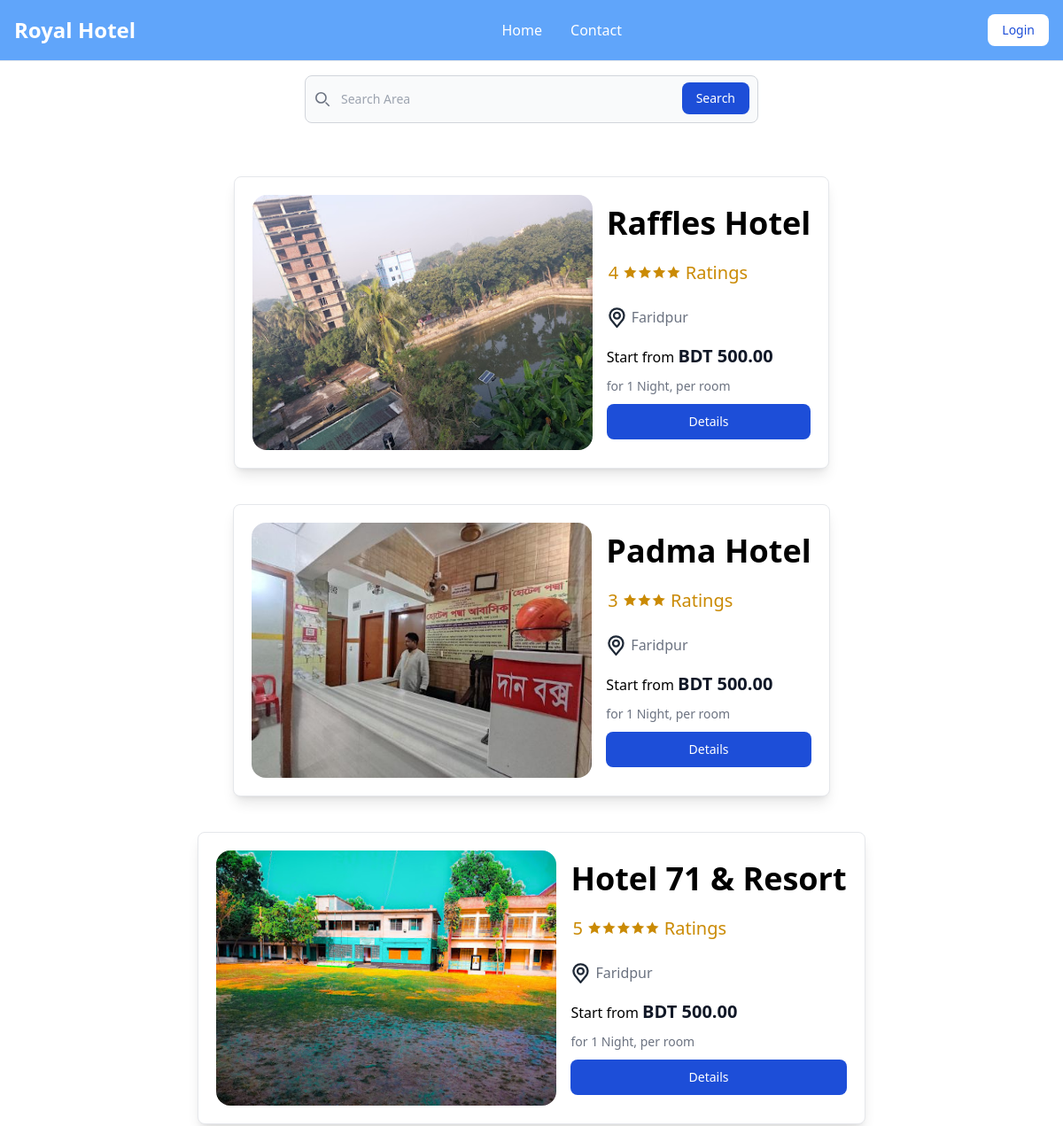
Before: / (upper part) with the older database file.
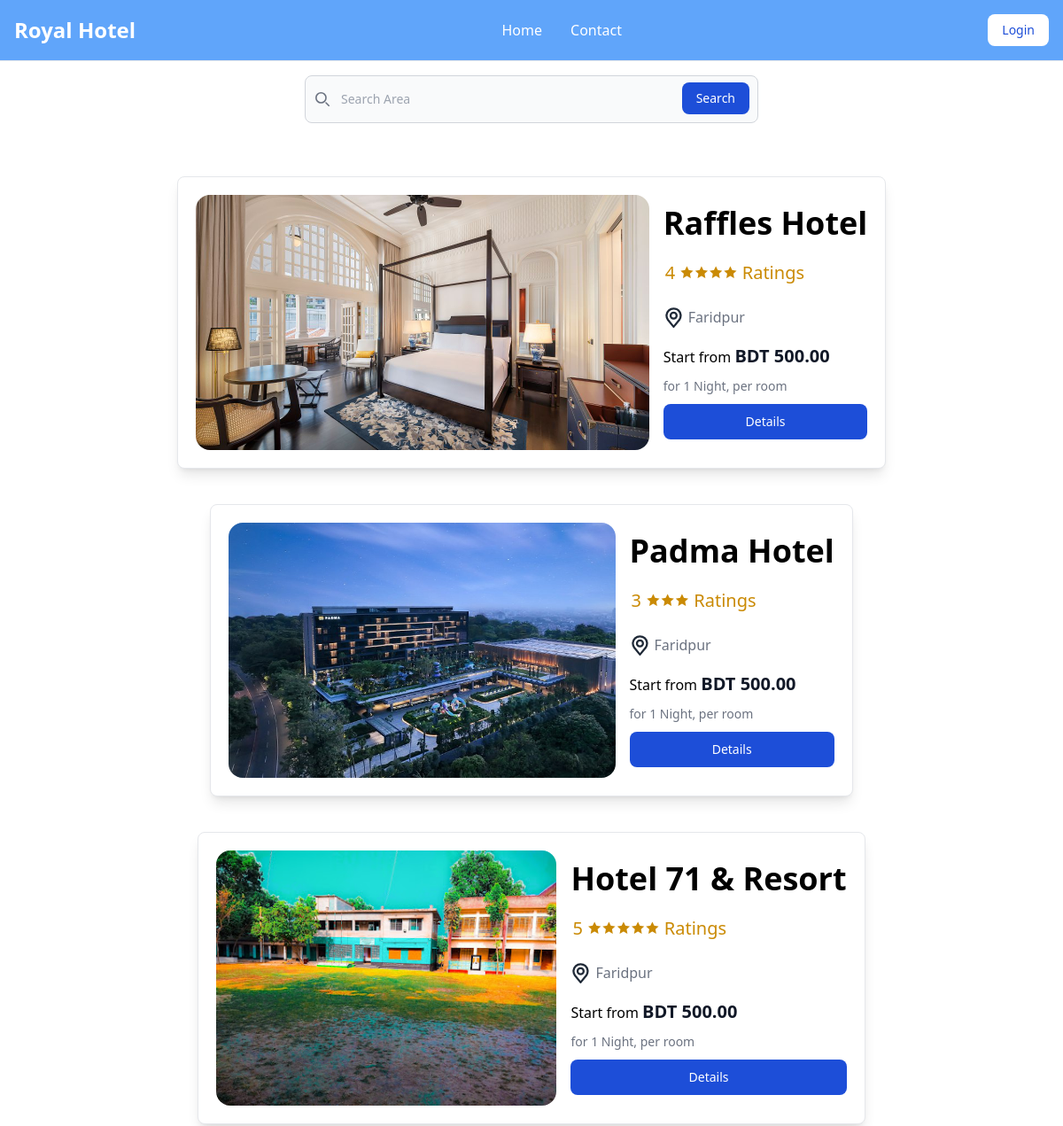
After: the same page with the newer database file.
### home/models.py (models this page shows, shortened)
class RoyalHotelModel(models.Model):
    name = models.CharField(max_length=50)
    address = models.TextField(max_length=60)
    description = models.TextField(max_length=200)
    photos = models.ImageField(upload_to="static/photos/", null=True, blank=True)
    reviews = models.ManyToManyField(User, through="User_Reviews")
    cost_per_day = models.DecimalField(
        max_digits=10, decimal_places=2, null=True, default=500
    )
    average_rating = models.IntegerField(default=0)
    class Meta:
        verbose_name_plural = "Royal Hotel's"

### home/views.py (the view)
# urls.py: path("", home, name="home"),
def home(request):
    query = request.GET.get("search", "")
    hotels = None
    if query:
        hotels = RoyalHotelModel.objects.filter(Q(address__icontains=query))
    else:
        hotels = RoyalHotelModel.objects.all()
    return render(request, "index.html", {"hotels": hotels})

### home/templatetags/my_filters.py (called while the page is built)
@register.filter(name="stars")
def stars(value):
    if value == 0:
        return "No reviews yet"
    star = f"{value} {'&#128970;' * value} Ratings"
    return mark_safe(star)

### templates/index.html (shortened to what this page needs)
{% extends 'base.html' %}
{% load static %}
{% load my_filters %}
{% block content %}
<div style="width: 50%;margin: auto;">
    <form class="mt-4" method="get">
        <div class="relative">
            <div class="absolute inset-y-0 left-0 flex items-center pl-3 pointer-events-none">
            </div>
            <input type="search" name="search"
                class="block w-full p-4 pl-10 text-sm text-gray-900 border border-gray-300 rounded-lg bg-gray-50 focus:ring-blue-500 focus:border-blue-500 "
                placeholder="Search Area" required>
            <button type="submit"
                class="text-white absolute right-2.5 bottom-2.5 bg-blue-700 hover:bg-blue-800 focus:ring-4 focus:outline-none focus:ring-blue-300 font-medium rounded-lg text-sm px-4 py-2 ">Search</button>
        </div>
    </form>
</div>
<div style="justify-items: center;" class="grid grid-cols-1 mt-10">
    {% for hotel in hotels %}
    <div class="bg-white border border-gray-200 rounded-lg shadow-lg flex-row lg:flex m-5 p-5 items-center">
        <img class="rounded-2xl h-72 " src="{{ hotel.photos.url }}" alt="product image" />
        <div class="flex flex-col gap-y-2.5 pl-4">
            <h2 class="text-4xl font-bold">{{ hotel.name }}</h2>
            <div class="mt-2.5 mb-3 flex rounded border-gray-300 p-0.5 text-xl text-yellow-600">
                {{hotel.average_rating|stars}}
            </div>
            <div class="flex flex-row gap-1">
                <h4 class="mb-2 text-gray-500">
                    {{hotel.address}}</h4>
            </div>
            <div class="items-center">Start from
                <span class="text-xl font-bold text-gray-900 "> BDT {{hotel.cost_per_day}} </span>
            </div>
            <span class="text-sm text-gray-500">for 1 Night, per room</span>
            <a href="{% url 'hotel_detail' hotel.id %}"
                class="text-white bg-blue-700 hover:bg-blue-800 focus:ring-4 focus:outline-none focus:ring-blue-300 font-medium rounded-lg text-sm px-5 py-2.5 text-center ">Details</a>
        </div>
    </div>
    {% endfor %}
</div>
{% endblock %}

### templates/base.html (shortened to what this page needs)
<!doctype html>
<html>
<head>
    <script src="https://cdn.tailwindcss.com"></script>
</head>
<body>
    {% include "nav.html" %}
    <div class="container mx-auto">
        {% block content %}
        {% endblock content %}
    </div>
</body>
</html>

### templates/nav.html (shortened to what this page needs)
<nav class="bg-blue-400  w-full z-20 top-0 left-0 border-b border-gray-200">
    <div class="max-w-screen-xl flex flex-wrap items-center justify-between mx-auto p-4">
        <a href="{% url 'home' %}" class="flex items-center">
            <span class="self-center text-2xl font-semibold whitespace-nowrap text-white">Royal Hotel</span>
        </a>
        <div class="flex md:order-2">
            {% if user.is_authenticated %}
            <a type="button" href="{% url 'dashboard' %}"
                class="text-blue-700 bg-white  hover:bg-blue-500 hover:text-white focus:ring-4 focus:outline-none focus:ring-blue-300 font-medium rounded-lg text-sm px-4 py-2 text-center mr-3 md:mr-0  ">Dashboard</a>
            {% else %}
            <a type="button" href="{% url 'login' %}"
                class="text-blue-700 bg-white  hover:bg-blue-500 hover:text-white focus:ring-4 focus:outline-none focus:ring-blue-300 font-medium rounded-lg text-sm px-4 py-2 text-center mr-3 md:mr-0  ">Login</a>
            {% endif %}
        </div>
        <div class="items-center justify-between hidden w-full md:flex md:w-auto md:order-1" id="navbar-sticky">
            <ul
                class="flex flex-col p-4 md:p-0 mt-4 font-medium border border-gray-100 rounded-lg  md:flex-row md:space-x-8 md:mt-0 md:border-0 ">
                <li>
                    <a href="{% url 'home' %}"
                        class="block py-2 pl-3 pr-4 md:hover:bg-transparent md:hover:text-blue-700 text-white rounded md:bg-transparent  md:p-0">Home</a>
                </li>
                <li>
                    <a href="#"
                        class="block py-2 pl-3 pr-4 md:hover:bg-transparent md:hover:text-blue-700 text-white rounded hover:bg-gray-100 md:hover:bg-transparent md:p-0">Contact</a>
                </li>
            </ul>
        </div>
    </div>
</nav>

Changed rows visible on the page:
changed RoyalHotelModel "Raffles Hotel": photos: a different picture
changed RoyalHotelModel "Padma Hotel": photos: a different picture
